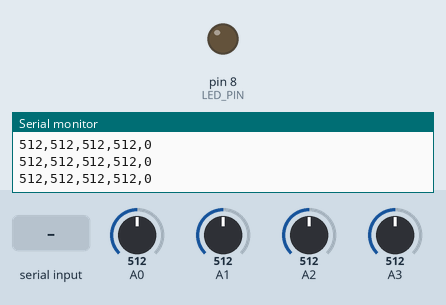
Simulated run of this sketch. Board: Arduino Uno, built with avr-gcc and run on an emulated ATmega328P. Parts: output pins drawn as LEDs (lit = HIGH), the last lines printed to the serial monitor. Dashed ring = blinking. The inputs (shaded band) are chosen by the test bench; at power-on: A0 = 512, A1 = 512, A2 = 512, A3 = 512.

Above: at 2.2 s.
2.3 s: "S\n" received over Serial
At 3.74 s:
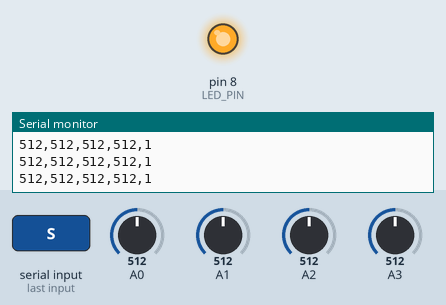
5.3 s: byte 66 ('B') received over Serial
At 5.7 s:
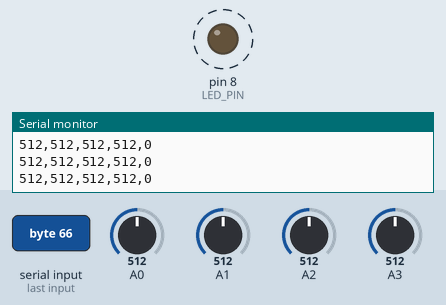
Timing chart, 0 to 14.3 s (numbered marks = the images above; inputs shaded):
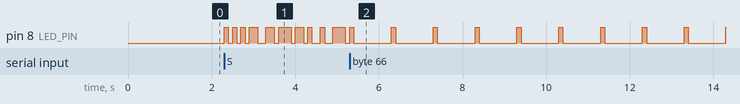

The sketch:

jotouch_band.ino
```cpp
/*
 * JoTouch Band Firmware
 *
 * Reads 4 FSR channels at exactly 100 Hz and reports:
 *   fsr0,fsr1,fsr2,fsr3,led_state\r\n
 *
 * IMPORTANT: never use Arduino String — it fragments the AVR heap and causes
 * silent output corruption after ~5 s at 100 Hz.  All formatting is done with
 * a fixed-size char buffer and itoa/sprintf.
 *
 * LED pattern (host-triggered, see ADR 003):
 *   Idle:             LED OFF, FSR still streaming.  Host has not yet armed.
 *   Blink mode ('B'):  1 Hz periodic blink, 100 ms ON.  No PRBS preamble.
 *                       Used for ROI calibration and sync check — the operator
 *                       can see the LED and the camera can detect brightness
 *                       changes without wasting the PRBS preamble.
 *   Armed mode ('S'):  Phase 1 (0–6.3 s):  PRBS preamble — 63-bit m-sequence
 *                       (x^6+x+1), 100 ms per chip.  Unambiguous sync acquisition.
 *                       Phase 2 (after):    1 Hz periodic blink, 100 ms ON.
 *
 * The host sends 'B' to start blink-only mode (for ROI calibration / sync check)
 * or 'S' to arm the PRBS preamble (for recording).  Before either is received,
 * s_start_ms == 0 and get_led_state() returns false (LED OFF).
 *
 * The LED state reported in each CSV line is sampled at the same moment as
 * the FSR reads so the column is always in sync.
 */

// ── Timing ────────────────────────────────────────────────────────────────────
static const unsigned long SAMPLE_INTERVAL_MS = 10;  // 100 Hz
static unsigned long s_last_sample_ms = 0;
static unsigned long s_start_ms = 0;  // 0 = not yet armed; set on receipt of 'B' or 'S'
static const unsigned long NOT_ARMED = 0;
static bool s_skip_prbs = false;  // true = blink-only ('B'), false = PRBS+blink ('S')

// ── LED ───────────────────────────────────────────────────────────────────────
static const int LED_PIN        = 8;
static const unsigned long LED_ON_MS     = 100;   // ON duration (periodic mode)
static const unsigned long LED_PERIOD_MS = 1000;  // full cycle (periodic mode)

// PRBS preamble: 63-bit m-sequence from x^6 + x + 1 (taps [1,6])
static const int PRBS_LEN = 63;
static const unsigned long PRBS_CHIP_MS = 100;  // 100 ms per chip
static const unsigned long PRBS_DURATION_MS = 6300;  // 63 * 100
static const uint8_t PRBS_SEQ[63] = {
    1,0,1,0,1,0,1,1,0,0, 1,1,0,1,1,1,0,1,1,0,
    1,0,0,1,0,0,1,1,1,0, 0,0,1,0,1,1,1,1,0,0,
    1,0,1,0,0,0,1,1,0,0, 0,0,1,0,0,0,0,0,1,1,
    1,1,1
};

// ── Sensors ───────────────────────────────────────────────────────────────────
static const int N_SENSORS   = 4;
static const int SENSOR_PINS[N_SENSORS] = {0, 1, 2, 3};  // A0-A3

// ── Output buffer ─────────────────────────────────────────────────────────────
static char s_line[32];

// ── Helpers ───────────────────────────────────────────────────────────────────

static bool append_uint(char* buf, int buf_size, int* pos, unsigned int val) {
    char tmp[6];
    int len = 0;
    if (val == 0) {
        tmp[len++] = '0';
    } else {
        unsigned int v = val;
        while (v > 0) { tmp[len++] = '0' + (v % 10); v /= 10; }
        for (int i = 0, j = len - 1; i < j; i++, j--) {
            char c = tmp[i]; tmp[i] = tmp[j]; tmp[j] = c;
        }
    }
    if (*pos + len >= buf_size - 1) return false;
    for (int i = 0; i < len; i++) buf[(*pos)++] = tmp[i];
    return true;
}

static bool get_led_state(unsigned long now) {
    if (s_start_ms == NOT_ARMED) {
        // Host has not yet sent 'B' or 'S' — LED stays OFF, FSR still streams.
        return false;
    }
    unsigned long elapsed = now - s_start_ms;
    if (!s_skip_prbs && elapsed < PRBS_DURATION_MS) {
        // PRBS preamble (armed mode only)
        int chip = (int)(elapsed / PRBS_CHIP_MS) % PRBS_LEN;
        return PRBS_SEQ[chip] ? true : false;
    } else {
        // Periodic 1 Hz blink (both blink-only and armed mode after PRBS)
        unsigned long phase = elapsed % LED_PERIOD_MS;
        return (phase < LED_ON_MS);
    }
}

// ── Setup ─────────────────────────────────────────────────────────────────────

void setup() {
    Serial.begin(115200);
    analogReference(EXTERNAL);
    pinMode(LED_PIN, OUTPUT);
    delay(1000);
    // Do NOT set s_start_ms here — wait for host 'B' or 'S' command (ADR 003).
    // FSR samples start flowing immediately so the host can verify data
    // is arriving during pre-collect tests.  The LED column reads 0
    // until the host arms the LED (blink-only or PRBS preamble).
    s_start_ms = NOT_ARMED;
    s_skip_prbs = false;
    s_last_sample_ms = millis();
}

// ── Loop ──────────────────────────────────────────────────────────────────────

void loop() {
    unsigned long now = millis();

    // ── Non-blocking serial command check ───────────────────────────────────
    // Serial.available() returns immediately (0 if nothing queued), so the
    // 100 Hz sample cadence is unaffected.  Commands:
    //   'B' = start blink-only mode (periodic 1 Hz, no PRBS) — for ROI / sync check
    //   'S' = arm PRBS preamble then periodic blink — for recording
    if (Serial.available() > 0) {
        int b = Serial.read();
        if (b == 'S') {
            // Arm the PRBS preamble.  Reset the sample timer so the first
            // post-arm sample aligns with t=0 of the preamble.
            s_start_ms = millis();
            s_skip_prbs = false;
            s_last_sample_ms = s_start_ms;
        } else if (b == 'B') {
            // Start blink-only mode (no PRBS preamble).  Used for ROI
            // calibration and sync check so the operator can see the LED
            // without wasting the PRBS preamble.
            s_start_ms = millis();
            s_skip_prbs = true;
            s_last_sample_ms = s_start_ms;
        }
        // Drain any extra bytes so they don't interfere with the next command.
        while (Serial.available() > 0) { Serial.read(); }
    }

    // ── LED update (runs every loop iteration for accurate timing) ────────────
    bool led_on = get_led_state(now);
    digitalWrite(LED_PIN, led_on ? HIGH : LOW);

    // ── Sample at 100 Hz ──────────────────────────────────────────────────────
    if (now - s_last_sample_ms < SAMPLE_INTERVAL_MS) return;
    s_last_sample_ms += SAMPLE_INTERVAL_MS;

    // Read LED state at the exact sample moment
    led_on = get_led_state(now);

    // Build CSV line without heap allocation
    int pos = 0;
    for (int i = 0; i < N_SENSORS; i++) {
        int val = analogRead(SENSOR_PINS[i]);
        append_uint(s_line, sizeof(s_line), &pos, (unsigned int)val);
        s_line[pos++] = ',';
    }
    s_line[pos++] = led_on ? '1' : '0';
    s_line[pos++] = '\r';
    s_line[pos++] = '\n';
    s_line[pos]   = '\0';

    Serial.write((const uint8_t*)s_line, pos);
}
```

Measured:
- after the input at 2.3 s, pin 8 (LED_PIN): LOW → HIGH at once, → LOW 0.10 s later, → HIGH 0.10 s later, → LOW 0.10 s later, … (20 changes in this stretch)
